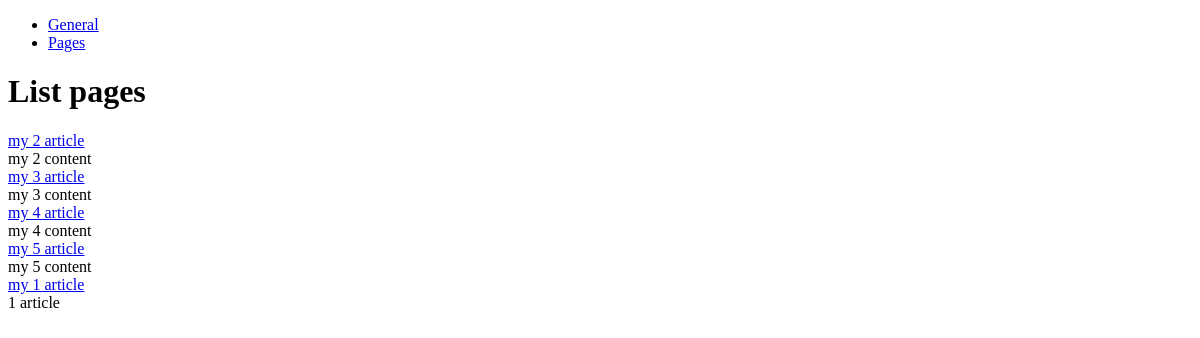
The page /articles/ on the database as committed earlier.
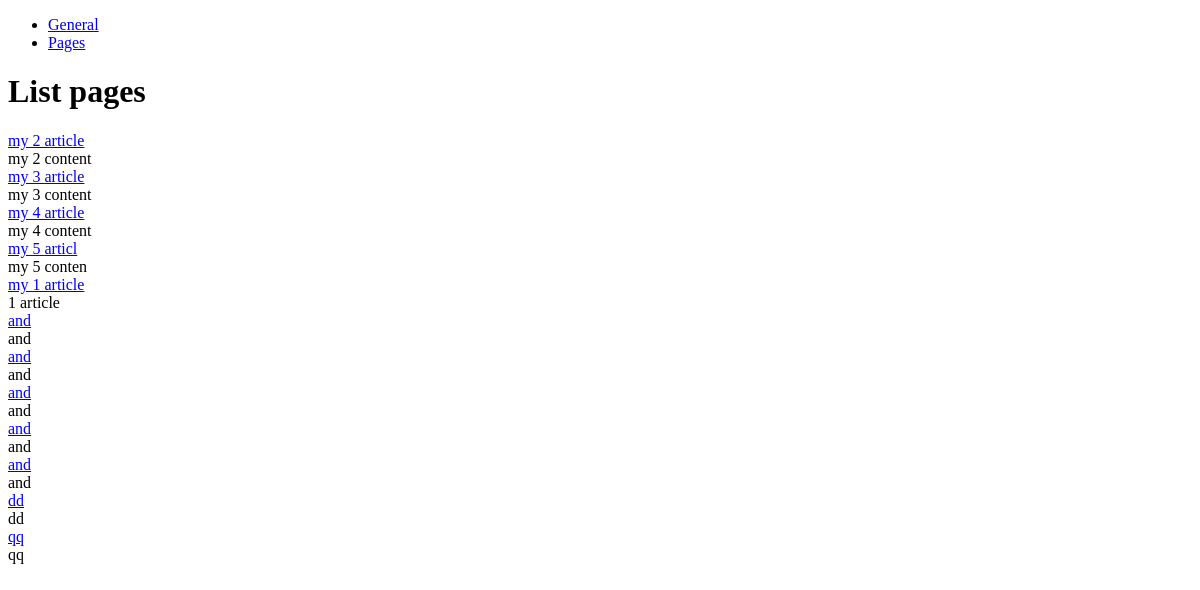
The same page on the database as committed later.
### hexlet_django_blog/article/models.py (models this page shows, shortened)
class Article(models.Model):
    name= models.CharField(max_length=200)
    body= models.TextField()
    timestamp= models.DateTimeField(auto_now_add=True)

### hexlet_django_blog/article/views.py (the view)
# urls.py: path('', IndexView.as_view()),
class IndexView(View):
    def get(self, request, *args, **kwargs):
        articles= Article.objects.all()[:15]
        return render(request, 'articles/index.html', context={
            'articles': articles,
        })

### hexlet_django_blog/templates/articles/index.html
{% extends "base.html" %}
{% block content %}
    <h1>List pages</h1>
    {% for article in articles %}
        <a href="{% url 'app-id' article.id %}">{{ article.name }}</a>
        <div>{{ article.body|slice:":200" }}</div>
    {% endfor %}
{% endblock %}

### hexlet_django_blog/templates/base.html (shortened to what this page needs)
<!DOCTYPE html>
<html lang="en">
<head>
</head>
<body>
<div id="sidebar">
    {% block sidebar %}
        <ul>
            <li><a href="/">General</a></li>
            <li><a href="/articles/">Pages</a></li>
        </ul>
    {% endblock %}
</div>
<div id="content">
    {% block content %}{% endblock %}
</div>
</body>
</html>

Rows that differ between the two databases and show on the page:
changed Article: name "my 5 article" → "my 5 articl"; body "my 5 content" → "my 5 conten"
added Article: name "and", body "and"
added Article: name "and", body "and"
added Article: name "and", body "and"
added Article: name "and", body "and"
added Article: name "and", body "and"
added Article: name "dd", body "dd"
added Article: name "qq", body "qq"
